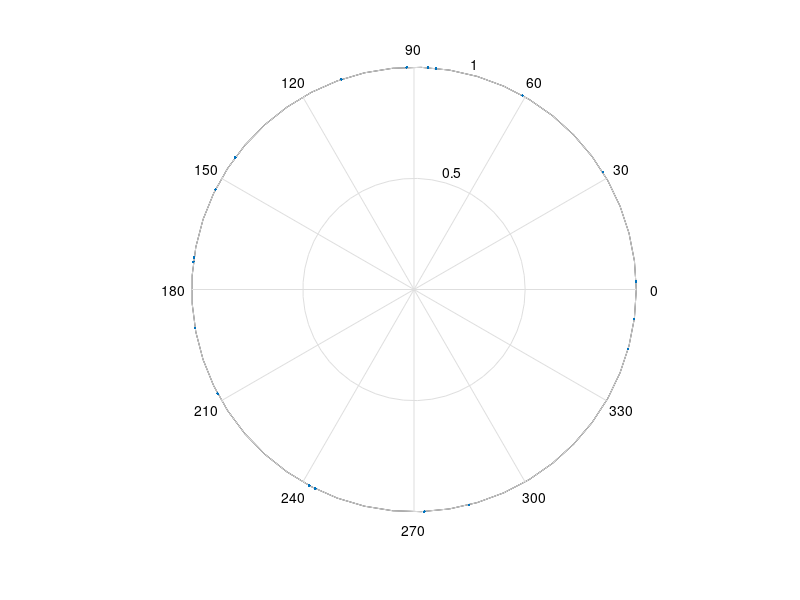

The MATLAB source for this figure: (Note: this script raises an error after producing the figure.)
function [cid, alpha, mu] = circ_clust(alpha, numclust, disp)
%
% [cid, alpha, mu] = circClust(alpha, numclust, disp)
%   Performs a simple agglomerative clustering of angular data.
%
%   Input:
%     alpha     sample of angles
%     numclust  number of clusters desired, default: 2
%     disp      show plot at each step, default: false
%
%   Output:
%     cid       cluster id for each entry of alpha
%     alpha     sorted angles, matched with cid
%     mu        mean direction of angles in each cluster
%
%   Run without any input arguments for demo mode.
%
% Circular Statistics Toolbox for Matlab

% By Marc J. Velasco, 2009
% velasco@ccs.fau.edu
% Distributed under Open Source BSD License


if nargin < 2, numclust = 5; end;
if nargin < 3, disp = 0; end
if nargin < 1
    % demo mode
    n = 20;
    alpha = 2*pi*rand(n,1)-pi;
    numclust = 4;
    disp = 1;
end;

n = length(alpha);
if n < numclust, error('Not enough data for clusters.'), end

% prepare data
alpha = sort(alpha);
cid = (1:n)';
z = exp(i*alpha);

% clean up from last run....
h = figure(1); close(h);
h = figure(2); close(h);
h = figure(3); close(h);

% plot original data
if disp
    figure(1);
    polar(angle(z), abs(z), '.')
    figure(1);
end

% main clustering loop
num_unique = length(unique(cid));
num_clusters_wanted = numclust;

while(num_unique > num_clusters_wanted)

    % find centroid means...
    
    % calculate the means for each putative cluster
    for j=1:n
        if ~isempty(alpha(cid==j))
            mu(j) = angle(sum(exp(i*alpha(cid==j))));
            r(j) = abs((1/length(alpha(cid==j)))*sum(exp(i*alpha(cid==j))));
        else
            mu(j) = NaN; r(j) = NaN;
        end
    end
    
    % make mu column
    if size(mu,1) == 1
        mu = mu';
        r = r';
    end

    % find distance between centroids...
    mudist = abs(circ_dist2(mu));

    % find closest pair of clusters/datapoints
    mindist = min(mudist(tril(mudist)~=0));
    [row, col, val] = find(abs((mudist-mindist)) <1e-10);
    
    % update cluster id's
    cid(cid==max(row)) = min(row);

    % update stop criteria
    num_unique = length(unique(cid));

    % plot, if wanted
    if disp
        figure(3);
        clf;
        
        % calculate means with new cluster assignments
        for j=1:n
            if ~isempty(alpha(cid==j))
                mu(j) = angle(sum(exp(i*alpha(cid==j))));
                r(j) = abs((1/length(alpha(cid==j)))*sum(exp(i*alpha(cid==j))));

            else
                mu(j) = NaN; r(j) = NaN;
            end
        end
        
        % plot output
        z2 = exp(i*alpha);
        plotColor(real(z2), imag(z2), cid, 3)
        
        % scale down r a little
        zmu = .9*r.*exp(i*mu);
        plotColor(real(zmu), imag(zmu), cid, 3, '*', 10, 1)
        set(gca, 'XLim', [-1, 1]);
        set(gca, 'YLim', [-1, 1]);
        
        display('paused... hit space to continue.')
        pause
        
    end
end

% renumber cluster ids (so cids [1 3 7 10] => [1 2 3 4]
cid2 = cid;
uniquecids = unique(cid);
for j=1:length(uniquecids)
   cid(cid2==uniquecids(j)) = j;
end

% compute final cluster means
for j=1:n
    if ~isempty(alpha(cid==j))
        mu(j) = angle(sum(exp(i*alpha(cid==j))));      
        r(j) = abs((1/length(alpha(cid==j)))*sum(exp(i*alpha(cid==j))));
    else
        mu(j) = NaN; r(j) = NaN;
    end
end

% make mu column
if size(mu,1) == 1
    mu = mu';
end

if disp
    % plot output
    z2 = exp(i*alpha);
    plotColor(real(z2), imag(z2), cid, 2)
    zmu = r.*exp(i*mu);
    plotColor(real(zmu), imag(zmu), cid, 2, '*', 10, 1)

    set(gca, 'XLim', [-1, 1]);
    set(gca, 'YLim', [-1, 1]);
end



function plotColor(x, y, c, varargin)
% FUNCTION plotColor(x, y, c, [figurenum], [pstring], [markersize], [overlay_tf]);
% plots a scatter plot for x, y, using color values in c (c should be
% categorical info), with c same size as x and y;
% fourth argument can be figure#, otherwise, uses figure(1);
%
% colors should be positive integes

% copyright (c) 2009 Marc J. Velasco

if nargin < 4
    figurenum = 1;
else
   figurenum = varargin{1}; 
end
if nargin < 5
    pstring = '.';
else
   pstring = varargin{2}; 
end
if nargin < 6
    ms = 10;
else
   ms = varargin{3}; 
end
if nargin < 7
    overlay = 0;
else
   overlay = varargin{4}; 
end

csmall = unique(c);
figure(figurenum);
if ~overlay, close(figurenum); end
figure(figurenum);

colors={'y', 'b', 'r', 'g', 'c', 'k', 'm'};

hold on;
for j=1:length(csmall);
    
   ci = (c == csmall(j));
   plot(x(ci), y(ci), strcat(pstring, colors{mod(j, length(colors))+1}), 'MarkerSize', ms);
    
end
if ~overlay, hold off; end
figure(figurenum)






